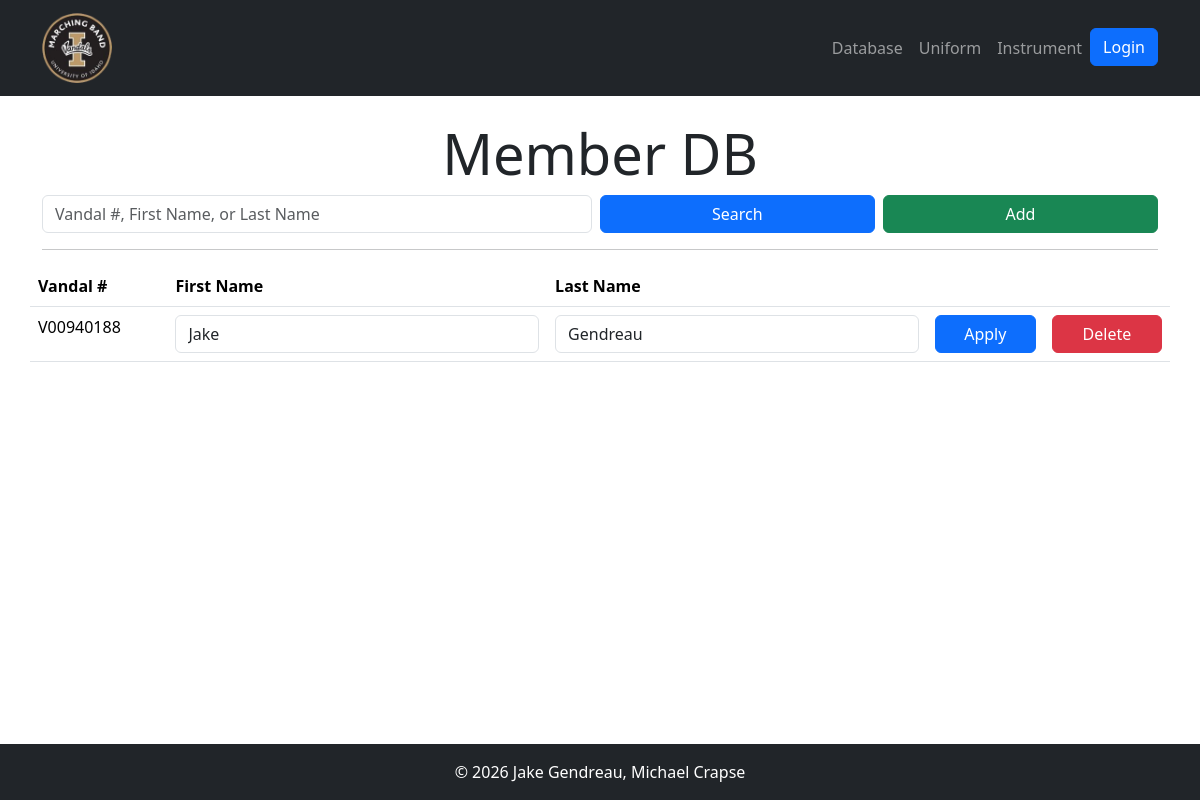
The page /vmb/database/member_db/ on the database as committed earlier.
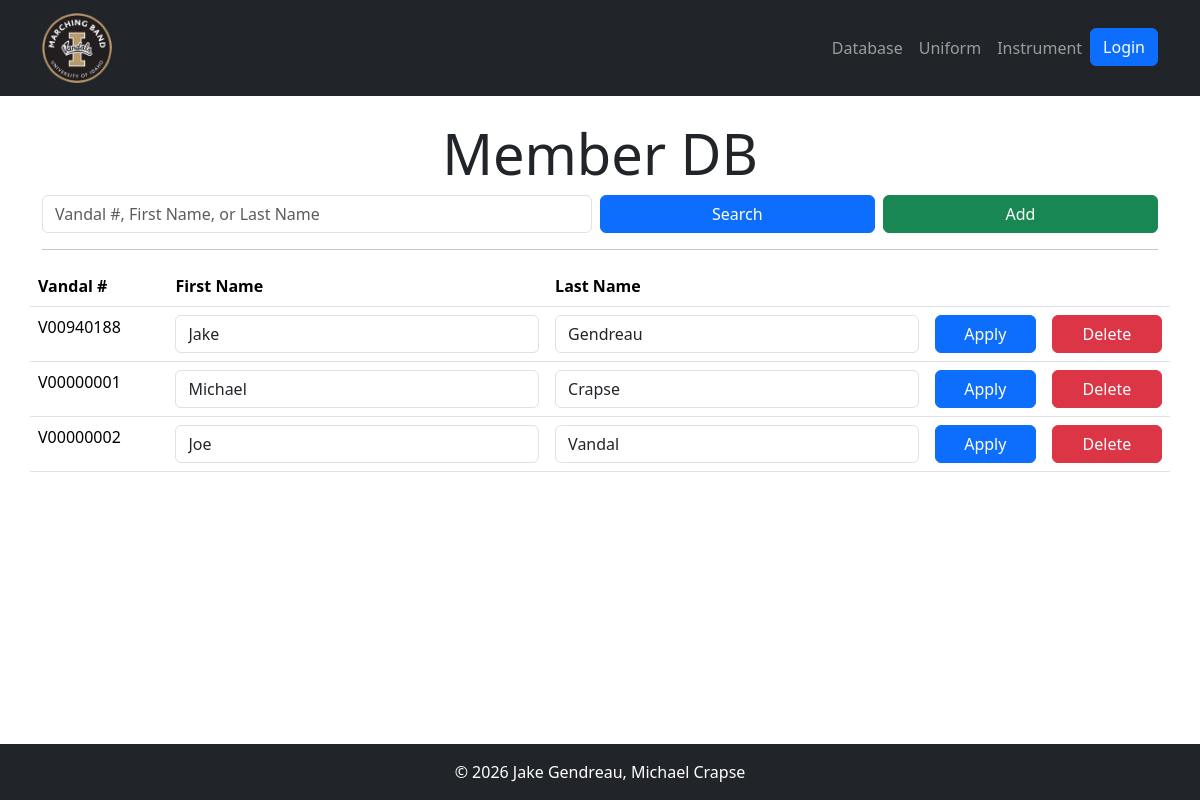
The same page on the database as committed later.
### inventory/models.py (models this page shows, shortened)
class Member(models.Model):
    vandal_number = models.CharField(max_length=16, primary_key=True)
    last_name = models.CharField(max_length=64)
    first_name = models.CharField(max_length=64)

### inventory/views.py (the view)
# urls.py: path("database/member_db/", views.member_db, name="member_db"),
def member_db(request):
    members = Member.objects.all()
    query = request.GET.get('search_box', '').strip()
    if query:
        members = members.filter(
            Q(vandal_number__icontains=query) |
            Q(last_name__icontains=query) |
            Q(first_name__icontains=query)
        )
    return render(request, "vmbsite/member_db.html", {'members': members})

### inventory/templates/vmbsite/member_db.html (shortened to what this page needs)
{% extends "vmbsite/base.html" %}
{% load static %}
{% block content %}
<div class="row">
    <div class="col-md-8 mx-auto text-center">
        <h1 class="display-4">Member DB</h1>
    </div>
</div>
<div class="row">
    <form id="member-form">
        <div class="d-flex gap-2 align-items-center">
            <input type="text" id="search_box" class="form-control w-50" name="search_box" placeholder="Vandal #, First Name, or Last Name">
            <button type="submit" id="submit-btn" class="btn btn-primary w-25">Search</button>
            <button type="button" class="btn btn-success w-25" data-bs-toggle="modal" data-bs-target="#addMemberModal">
                Add
            </button>
        </div>
    </form>
</div>
<hr>
<div class="row">
    <table class="table">
    <thead>
        <tr>
        <th scope="col">Vandal #</th>
        <th scope="col">First Name</th>
        <th scope="col">Last Name</th>
        <th scope="col"></th>
        <th scope="col"></th>
        </tr>
    </thead>
    <tbody>
        {% for member in members %}
        <tr data-id="{{ member.vandal_number }}">
            <td>{{ member.vandal_number }}</td>
            <td><input type="text" class="form-control first-name" value="{{ member.first_name }}"></td>
            <td><input type="text" class="form-control last-name" value="{{ member.last_name }}"></td>
            <td><button class="btn btn-primary update-btn w-100">Apply</button></td>
            <td><button class="btn btn-danger delete-btn w-100">Delete</button></td>
        </tr>
        {% empty %}
        <tr>
            <td colspan="5" class="text-center text-muted">No members found in the database.</td>
        </tr>
        {% endfor %}
    </tbody>
    </table>
</div>
{% endblock %}

Rows that differ between the two databases and show on the page:
added Member: vandal_number "V00000001", first_name "Michael", last_name "Crapse"
added Member: vandal_number "V00000002", first_name "Joe", last_name "Vandal"
